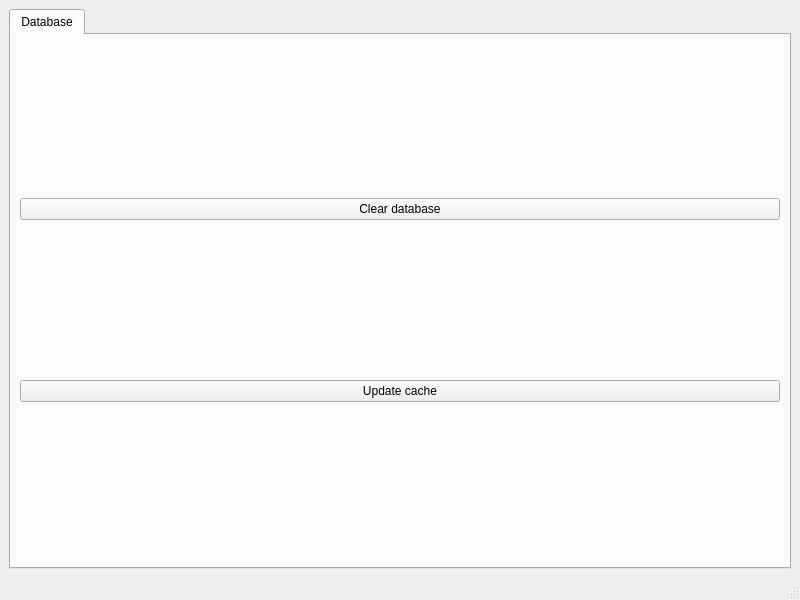
<?xml version="1.0" encoding="UTF-8"?>
<ui version="4.0">
 <class>Settings</class>
 <widget class="QMainWindow" name="Settings">
  <property name="geometry">
   <rect>
    <x>0</x>
    <y>0</y>
    <width>800</width>
    <height>600</height>
   </rect>
  </property>
  <property name="windowTitle">
   <string>Settings</string>
  </property>
  <property name="windowIcon">
   <iconset>
    <normaloff>rsc/starclitz-logo.ico</normaloff>rsc/starclitz-logo.ico</iconset>
  </property>
  <widget class="QWidget" name="centralwidget">
   <layout class="QVBoxLayout" name="verticalLayout">
    <item>
     <widget class="QTabWidget" name="tabWidget">
      <property name="tabPosition">
       <enum>QTabWidget::North</enum>
      </property>
      <property name="tabShape">
       <enum>QTabWidget::Rounded</enum>
      </property>
      <property name="currentIndex">
       <number>0</number>
      </property>
      <widget class="QWidget" name="tabDatabase">
       <attribute name="title">
        <string>Database</string>
       </attribute>
       <layout class="QGridLayout" name="gridLayout">
        <item row="0" column="0">
         <widget class="QPushButton" name="pushButtonClearDatabase">
          <property name="text">
           <string>Clear database</string>
          </property>
         </widget>
        </item>
        <item row="1" column="0">
         <widget class="QPushButton" name="pushButtonUpdateCache">
          <property name="sizePolicy">
           <sizepolicy hsizetype="Minimum" vsizetype="Maximum">
            <horstretch>0</horstretch>
            <verstretch>0</verstretch>
           </sizepolicy>
          </property>
          <property name="text">
           <string>Update cache</string>
          </property>
         </widget>
        </item>
       </layout>
      </widget>
     </widget>
    </item>
   </layout>
  </widget>
  <widget class="QStatusBar" name="statusBar"/>
  <action name="actionTest">
   <property name="text">
    <string>Test</string>
   </property>
  </action>
 </widget>
 <resources/>
 <connections/>
</ui>
